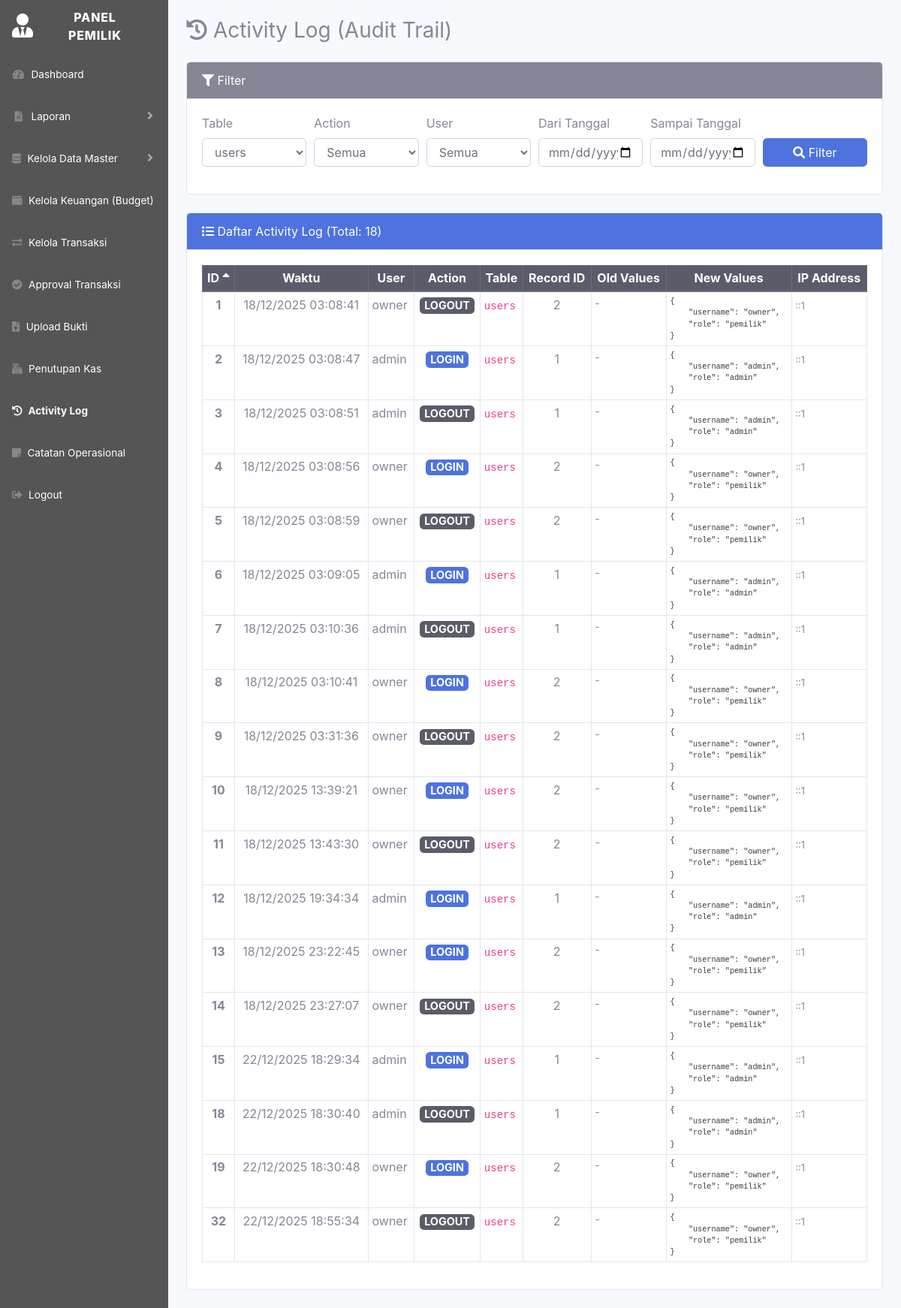
Page /OWNER/activity_log.php?table_name=users (signed in) on the committed database.
### tables this page shows
CREATE TABLE `audit_log` (
  `log_id` bigint(20) NOT NULL,
  `user_id` int(11) DEFAULT NULL,
  `username` varchar(100) DEFAULT NULL,
  `action` enum('create','update','delete','approve','reject','login','logout') NOT NULL,
  `table_name` varchar(100) NOT NULL,
  `record_id` varchar(64) NOT NULL,
  `old_values` longtext DEFAULT NULL CHECK (json_valid(`old_values`)),
  `new_values` longtext DEFAULT NULL CHECK (json_valid(`new_values`)),
  `created_at` datetime NOT NULL DEFAULT current_timestamp(),
  `ip_address` varchar(45) DEFAULT NULL,
  `user_agent` varchar(255) DEFAULT NULL
);

CREATE TABLE `users` (
  `user_id` int(11) NOT NULL,
  `username` varchar(100) NOT NULL,
  `password` varchar(255) NOT NULL,
  `role` enum('admin','pemilik') NOT NULL
);

### util_audit.php (called while the page is built, shortened)
<?php
if (!function_exists('getAuditLogs')) {
function getAuditLogs(mysqli $conn, array $filters = [], int $limit = 100, int $offset = 0) {
	$sql = "SELECT al.*, u.username
			FROM audit_log al
			LEFT JOIN users u ON al.user_id = u.user_id
			WHERE 1=1";
	if (!empty($filters['table_name'])) {
		$tableName = mysqli_real_escape_string($conn, $filters['table_name']);
		$sql .= " AND al.table_name = '$tableName'";
	}
	$sql .= " ORDER BY al.log_id ASC, al.created_at ASC LIMIT $limit OFFSET $offset";
	return mysqli_query($conn, $sql);
}
}
?>

### OWNER/activity_log.php (the view, shortened to what this page needs)
<?php
include '../config.php';
include '../util_audit.php';
$filters = [];
if ($_SERVER['REQUEST_METHOD'] === 'GET') {
	if (!empty($_GET['table_name'])) $filters['table_name'] = $_GET['table_name'];
}
$page = isset($_GET['page']) ? max(1, intval($_GET['page'])) : 1;
$limit = 50;
$offset = ($page - 1) * $limit;
$logs = getAuditLogs($conn, $filters, $limit, $offset);
$countSql = "SELECT COUNT(*) AS total FROM audit_log WHERE 1=1";
if (!empty($filters['table_name'])) {
	$tableName = mysqli_real_escape_string($conn, $filters['table_name']);
	$countSql .= " AND table_name = '$tableName'";
}
$countResult = mysqli_query($conn, $countSql);
$totalLogs = $countResult ? mysqli_fetch_assoc($countResult)['total'] : 0;
$tables = mysqli_query($conn, "SELECT DISTINCT table_name FROM audit_log ORDER BY table_name");
?>
<!DOCTYPE html>
<html lang="id">
<head>
	<link href="../startbootstrap-sb-admin-2-master/vendor/fontawesome-free/css/all.min.css" rel="stylesheet">
	<link href="../startbootstrap-sb-admin-2-master/css/sb-admin-2.min.css" rel="stylesheet">
</head>
<body id="page-top">
<div id="wrapper">
	<?php $currentPage = 'activity_log'; include 'sidebar_owner.php'; ?>
	<div id="content-wrapper" class="d-flex flex-column">
		<div id="content" class="p-4">
			<h3 class="mb-4"><i class="fas fa-history"></i> Activity Log (Audit Trail)</h3>
			<div class="card mb-4">
				<div class="card-header bg-secondary text-white">
					<i class="fas fa-filter"></i> Filter
				</div>
				<div class="card-body">
					<form method="GET" class="form-row">
						<div class="form-group col-md-2">
							<label>Table</label>
							<select name="table_name" class="form-control">
								<?php
								mysqli_data_seek($tables, 0);
								while ($t = mysqli_fetch_assoc($tables)): ?>
									<option value="<?= htmlspecialchars($t['table_name']); ?>" <?= (!empty($filters['table_name']) && $filters['table_name'] == $t['table_name']) ? 'selected' : ''; ?>>
										<?= htmlspecialchars($t['table_name']); ?>
									</option>
								<?php endwhile; ?>
							</select>
						</div>
						<div class="form-group col-md-2">
							<label>Action</label>
							<select name="action" class="form-control">
								<option value="">Semua</option>
							</select>
						</div>
						<div class="form-group col-md-2">
							<label>User</label>
							<select name="user_id" class="form-control">
								<option value="">Semua</option>
							</select>
						</div>
						<div class="form-group col-md-2">
							<label>Dari Tanggal</label>
							<input type="date" name="date_from" class="form-control" value="<?= $filters['date_from'] ?? ''; ?>">
						</div>
						<div class="form-group col-md-2">
							<label>Sampai Tanggal</label>
							<input type="date" name="date_to" class="form-control" value="<?= $filters['date_to'] ?? ''; ?>">
						</div>
						<div class="form-group col-md-2">
							<label>&nbsp;</label>
							<button type="submit" class="btn btn-primary btn-block">
								<i class="fas fa-search"></i> Filter
							</button>
						</div>
					</form>
				</div>
			</div>
			<div class="card">
				<div class="card-header bg-primary text-white">
					<i class="fas fa-list"></i> Daftar Activity Log (Total: <?= number_format($totalLogs); ?>)
				</div>
				<div class="card-body table-responsive">
					<table class="table table-bordered table-hover table-sm">
						<thead class="thead-dark text-center">
							<tr>
								<th>ID <i class="fas fa-sort-up"></i></th>
								<th>Waktu</th>
								<th>User</th>
								<th>Action</th>
								<th>Table</th>
								<th>Record ID</th>
								<th>Old Values</th>
								<th>New Values</th>
								<th>IP Address</th>
							</tr>
						</thead>
						<tbody>
						<?php if ($logs && mysqli_num_rows($logs) > 0): ?>
							<?php while ($log = mysqli_fetch_assoc($logs)): ?>
								<tr>
									<td class="text-center"><strong><?= $log['log_id']; ?></strong></td>
									<td class="text-center"><?= date('d/m/Y H:i:s', strtotime($log['created_at'])); ?></td>
									<td><?= htmlspecialchars($log['username'] ?? 'System'); ?></td>
									<td class="text-center">
										<?php
										$actionColors = [
											'create' => 'success',
											'update' => 'warning',
											'delete' => 'danger',
											'approve' => 'info',
											'reject' => 'secondary',
											'login' => 'primary',
											'logout' => 'dark'
										];
										$color = $actionColors[$log['action']] ?? 'secondary';
										?>
										<span class="badge badge-<?= $color; ?> badge-action">
											<?= strtoupper($log['action']); ?>
										</span>
									</td>
									<td><code><?= htmlspecialchars($log['table_name']); ?></code></td>
									<td class="text-center"><?= htmlspecialchars($log['record_id']); ?></td>
									<td class="json-data">
										<?php if ($log['old_values']): ?>
											<?php
											$oldData = json_decode($log['old_values'], true);
											if ($oldData) {
												echo '<pre class="mb-0" style="font-size: 0.75em;">' . htmlspecialchars(json_encode($oldData, JSON_PRETTY_PRINT | JSON_UNESCAPED_UNICODE)) . '</pre>';
											} else {
												echo '<span class="text-muted">-</span>';
											}
											?>
										<?php else: ?>
											<span class="text-muted">-</span>
										<?php endif; ?>
									</td>
									<td class="json-data">
										<?php if ($log['new_values']): ?>
											<?php
											$newData = json_decode($log['new_values'], true);
											if ($newData) {
												echo '<pre class="mb-0" style="font-size: 0.75em;">' . htmlspecialchars(json_encode($newData, JSON_PRETTY_PRINT | JSON_UNESCAPED_UNICODE)) . '</pre>';
											} else {
												echo '<span class="text-muted">-</span>';
											}
											?>
										<?php else: ?>
											<span class="text-muted">-</span>
										<?php endif; ?>
									</td>
									<td><small><?= htmlspecialchars($log['ip_address'] ?? '-'); ?></small></td>
								</tr>
							<?php endwhile; ?>
						<?php else: ?>
							<tr><td colspan="9" class="text-center text-muted">Tidak ada log ditemukan.</td></tr>
						<?php endif; ?>
						</tbody>
					</table>
				</div>
			</div>
		</div>
	</div>
</div>
</body>
</html>

### OWNER/activity_log.php (style rules this page uses)
.json-data { font-size: 0.85em; max-width: 300px; word-break: break-all; }
.badge-action { font-size: 0.9em; }

### rows in the picture
audit_log: log_id "1", created_at "18/12/2025 03:08:41", user.username "owner", action "LOGOUT", table_name "users", record "2", new_values "{ \"username\": \"owner\", \"role\": \"pemilik\" }", ip_address "::1"
audit_log: log_id "2", created_at "18/12/2025 03:08:47", user.username "admin", action "LOGIN", table_name "users", record "1", new_values "{ \"username\": \"admin\", \"role\": \"admin\" }", ip_address "::1"
audit_log: log_id "3", created_at "18/12/2025 03:08:51", user.username "admin", action "LOGOUT", table_name "users", record "1", new_values "{ \"username\": \"admin\", \"role\": \"admin\" }", ip_address "::1"
audit_log: log_id "4", created_at "18/12/2025 03:08:56", user.username "owner", action "LOGIN", table_name "users", record "2", new_values "{ \"username\": \"owner\", \"role\": \"pemilik\" }", ip_address "::1"
audit_log: log_id "5", created_at "18/12/2025 03:08:59", user.username "owner", action "LOGOUT", table_name "users", record "2", new_values "{ \"username\": \"owner\", \"role\": \"pemilik\" }", ip_address "::1"
audit_log: log_id "6", created_at "18/12/2025 03:09:05", user.username "admin", action "LOGIN", table_name "users", record "1", new_values "{ \"username\": \"admin\", \"role\": \"admin\" }", ip_address "::1"
audit_log: log_id "7", created_at "18/12/2025 03:10:36", user.username "admin", action "LOGOUT", table_name "users", record "1", new_values "{ \"username\": \"admin\", \"role\": \"admin\" }", ip_address "::1"
audit_log: log_id "8", created_at "18/12/2025 03:10:41", user.username "owner", action "LOGIN", table_name "users", record "2", new_values "{ \"username\": \"owner\", \"role\": \"pemilik\" }", ip_address "::1"
audit_log: log_id "9", created_at "18/12/2025 03:31:36", user.username "owner", action "LOGOUT", table_name "users", record "2", new_values "{ \"username\": \"owner\", \"role\": \"pemilik\" }", ip_address "::1"
audit_log: log_id "10", created_at "18/12/2025 13:39:21", user.username "owner", action "LOGIN", table_name "users", record "2", new_values "{ \"username\": \"owner\", \"role\": \"pemilik\" }", ip_address "::1"
audit_log: log_id "11", created_at "18/12/2025 13:43:30", user.username "owner", action "LOGOUT", table_name "users", record "2", new_values "{ \"username\": \"owner\", \"role\": \"pemilik\" }", ip_address "::1"
audit_log: log_id "12", created_at "18/12/2025 19:34:34", user.username "admin", action "LOGIN", table_name "users", record "1", new_values "{ \"username\": \"admin\", \"role\": \"admin\" }", ip_address "::1"
audit_log: log_id "13", created_at "18/12/2025 23:22:45", user.username "owner", action "LOGIN", table_name "users", record "2", new_values "{ \"username\": \"owner\", \"role\": \"pemilik\" }", ip_address "::1"
audit_log: log_id "14", created_at "18/12/2025 23:27:07", user.username "owner", action "LOGOUT", table_name "users", record "2", new_values "{ \"username\": \"owner\", \"role\": \"pemilik\" }", ip_address "::1"
audit_log: log_id "15", created_at "22/12/2025 18:29:34", user.username "admin", action "LOGIN", table_name "users", record "1", new_values "{ \"username\": \"admin\", \"role\": \"admin\" }", ip_address "::1"
audit_log: log_id "18", created_at "22/12/2025 18:30:40", user.username "admin", action "LOGOUT", table_name "users", record "1", new_values "{ \"username\": \"admin\", \"role\": \"admin\" }", ip_address "::1"
audit_log: log_id "19", created_at "22/12/2025 18:30:48", user.username "owner", action "LOGIN", table_name "users", record "2", new_values "{ \"username\": \"owner\", \"role\": \"pemilik\" }", ip_address "::1"
audit_log: log_id "32", created_at "22/12/2025 18:55:34", user.username "owner", action "LOGOUT", table_name "users", record "2", new_values "{ \"username\": \"owner\", \"role\": \"pemilik\" }", ip_address "::1"

### other values in the picture
$totalLogs "18"
form field table_name "users"
